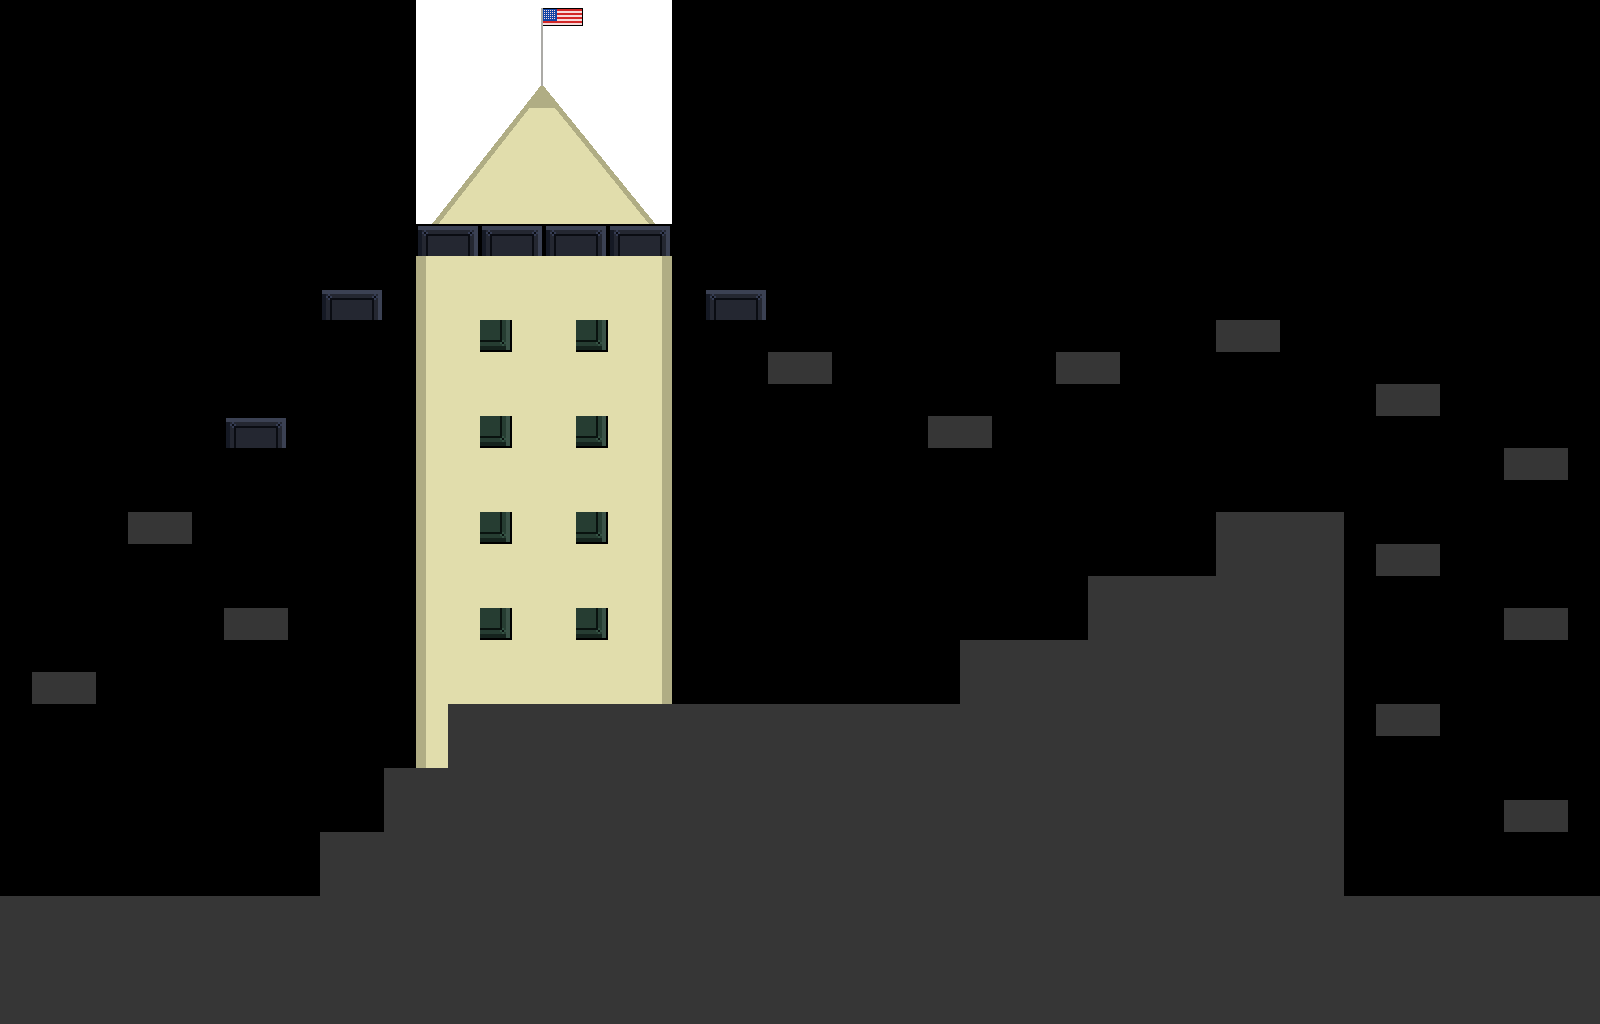

Tiled map render using the project's own tile images. Description and the map definition, with tile-layer contents summarised, below:
An orthogonal 50x32 tile map with 32x32 px tiles, 2 tile layers (Tile Layer 1, collisions), 3 tilesets.

<map version="1.0" orientation="orthogonal" renderorder="right-down" width="50" height="32" tilewidth="32" tileheight="32" nextobjectid="1">
 <tileset firstgid="1" name="Industrial-TileSheet" tilewidth="32" tileheight="32" tilecount="640" columns="20">
  <image source="../spriteSheets/Industrial-TileSheet.png" width="640" height="1024" />
 </tileset>
 <tileset firstgid="641" name="brick_sprites" tilewidth="32" tileheight="32" tilecount="1024" columns="32">
  <image source="Bricks/brick_sprites.png" width="1024" height="1024" />
 </tileset>
 <tileset firstgid="1665" name="yellow_building" tilewidth="32" tileheight="32" tilecount="768" columns="32">
  <image source="Buildings/sprite_sheet.png" width="1024" height="768" />
 </tileset>
 <layer name="Tile Layer 1" width="50" height="32">
  <data>[1600 cells, 638 non-empty, 139 distinct tile ids]</data>
 </layer>
 <layer name="collisions" width="50" height="32">
  <data>[1600 cells, 476 non-empty, 19 distinct tile ids]</data>
 </layer>
</map>
